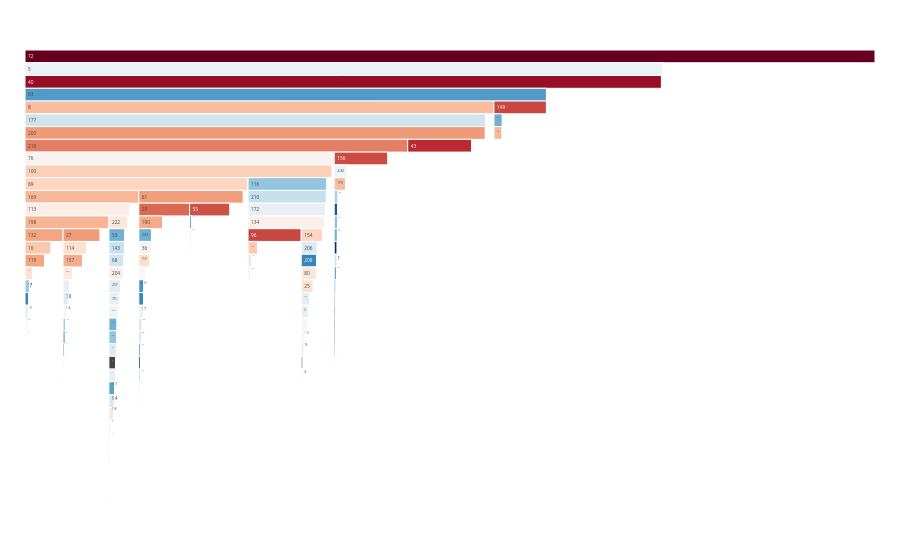

The cell this chart's notebook holds for it:
### Code cell
fig = make_icicle(path_templ(100))
fig.show()

### Figure 1 — Plotly figure (JSON) as saved in the notebook; plotly's stock layout.template omitted (floating-point values rounded to 4 significant figures; data arrays with more than 128 entries replaced by an {"elided": "..."} marker saying what was removed)
{"data": [{"labels": {"elided": "246 str values"}, "marker": {"cmid": null, "colors": {"elided": "246 float values"}, "colorscale": [[0, "rgb(5,48,97)"], [0.1, "rgb(33,102,172)"], [0.2, "rgb(67,147,195)"], [0.3, "rgb(146,197,222)"], [0.4, "rgb(209,229,240)"], [0.5, "rgb(247,247,247)"], [0.6, "rgb(253,219,199)"], [0.7, "rgb(244,165,130)"], [0.8, "rgb(214,96,77)"], [0.9, "rgb(178,24,43)"], [1, "rgb(103,0,31)"]]}, "parents": {"elided": "246 str values"}, "root": {"color": "lightgrey"}, "tiling": {"orientation": "v"}, "type": "icicle", "values": {"elided": "246 int values"}}], "layout": {"margin": {"b": 25, "l": 25, "r": 25, "t": 50}}}
